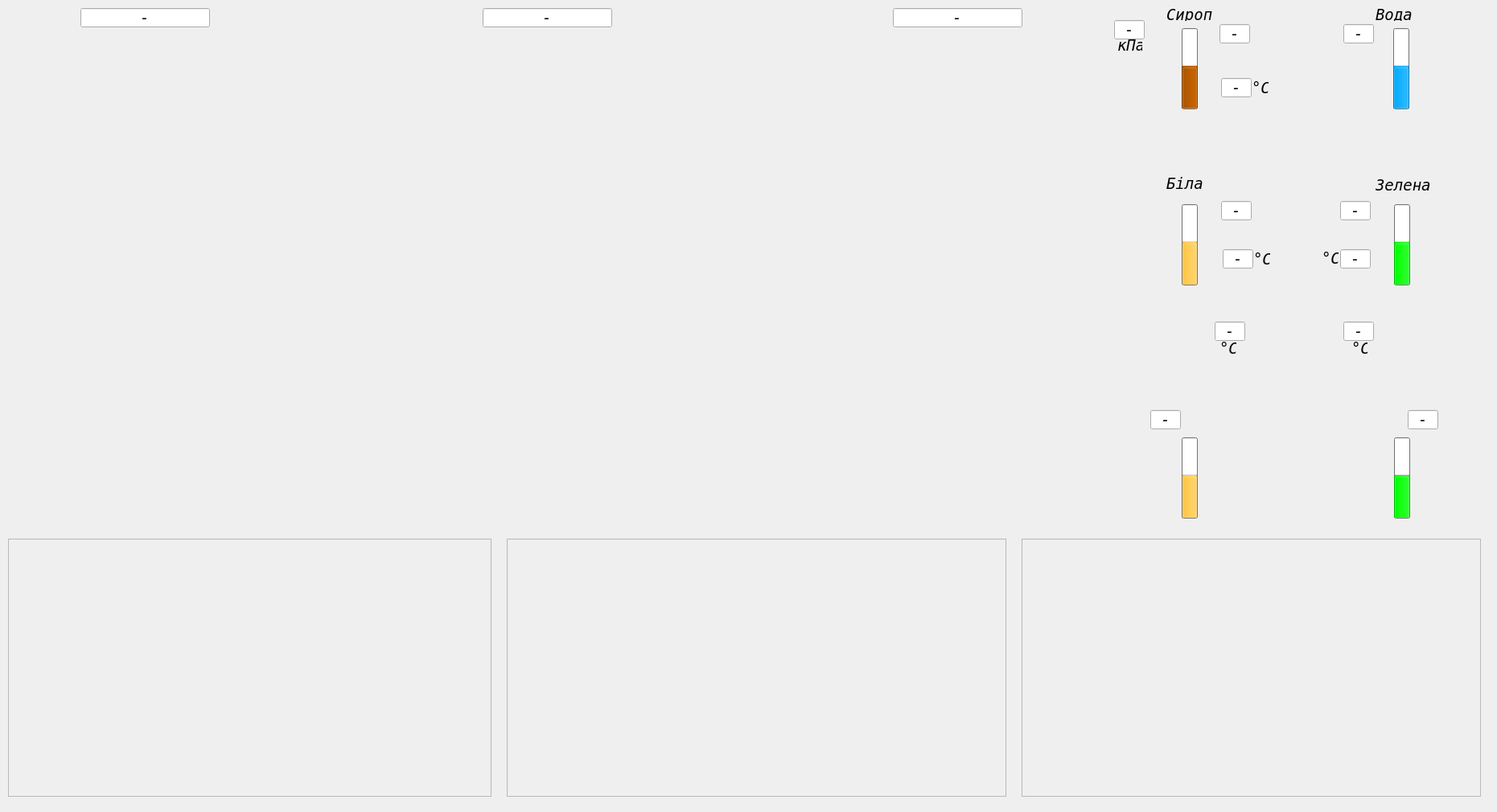
<?xml version="1.0" encoding="UTF-8"?>
<ui version="4.0">
 <class>aPmnemo</class>
 <widget class="QWidget" name="aPmnemo">
  <property name="geometry">
   <rect>
    <x>0</x>
    <y>0</y>
    <width>1861</width>
    <height>1010</height>
   </rect>
  </property>
  <property name="sizePolicy">
   <sizepolicy hsizetype="Minimum" vsizetype="Minimum">
    <horstretch>0</horstretch>
    <verstretch>0</verstretch>
   </sizepolicy>
  </property>
  <property name="minimumSize">
   <size>
    <width>1215</width>
    <height>600</height>
   </size>
  </property>
  <property name="font">
   <font>
    <pointsize>12</pointsize>
   </font>
  </property>
  <property name="windowTitle">
   <string>mnemo</string>
  </property>
  <property name="styleSheet">
   <string notr="true"/>
  </property>
  <widget class="QFrame" name="frame_1">
   <property name="geometry">
    <rect>
     <x>10</x>
     <y>670</y>
     <width>601</width>
     <height>321</height>
    </rect>
   </property>
   <property name="font">
    <font>
     <pointsize>8</pointsize>
    </font>
   </property>
   <property name="frameShape">
    <enum>QFrame::StyledPanel</enum>
   </property>
   <property name="frameShadow">
    <enum>QFrame::Raised</enum>
   </property>
  </widget>
  <widget class="QFrame" name="frame_2">
   <property name="geometry">
    <rect>
     <x>630</x>
     <y>670</y>
     <width>621</width>
     <height>321</height>
    </rect>
   </property>
   <property name="font">
    <font>
     <pointsize>8</pointsize>
    </font>
   </property>
   <property name="frameShape">
    <enum>QFrame::StyledPanel</enum>
   </property>
   <property name="frameShadow">
    <enum>QFrame::Raised</enum>
   </property>
  </widget>
  <widget class="QFrame" name="frame_3">
   <property name="geometry">
    <rect>
     <x>1270</x>
     <y>670</y>
     <width>571</width>
     <height>321</height>
    </rect>
   </property>
   <property name="font">
    <font>
     <pointsize>8</pointsize>
    </font>
   </property>
   <property name="frameShape">
    <enum>QFrame::StyledPanel</enum>
   </property>
   <property name="frameShadow">
    <enum>QFrame::Raised</enum>
   </property>
  </widget>
  <widget class="QWidget" name="wMnemo" native="true">
   <property name="geometry">
    <rect>
     <x>-20</x>
     <y>0</y>
     <width>1821</width>
     <height>651</height>
    </rect>
   </property>
   <property name="font">
    <font>
     <pointsize>8</pointsize>
    </font>
   </property>
   <property name="styleSheet">
    <string notr="true">#wMnemo
{
	background-image: url(:/mnemo/mnemo.svg);
}</string>
   </property>
   <widget class="QFrame" name="ap_1">
    <property name="geometry">
     <rect>
      <x>20</x>
      <y>40</y>
      <width>450</width>
      <height>600</height>
     </rect>
    </property>
    <property name="font">
     <font>
      <pointsize>8</pointsize>
     </font>
    </property>
    <property name="frameShape">
     <enum>QFrame::NoFrame</enum>
    </property>
    <property name="frameShadow">
     <enum>QFrame::Raised</enum>
    </property>
   </widget>
   <widget class="QFrame" name="ap_2">
    <property name="geometry">
     <rect>
      <x>490</x>
      <y>40</y>
      <width>450</width>
      <height>600</height>
     </rect>
    </property>
    <property name="font">
     <font>
      <pointsize>8</pointsize>
     </font>
    </property>
    <property name="frameShape">
     <enum>QFrame::NoFrame</enum>
    </property>
    <property name="frameShadow">
     <enum>QFrame::Raised</enum>
    </property>
   </widget>
   <widget class="QFrame" name="ap_3">
    <property name="geometry">
     <rect>
      <x>950</x>
      <y>40</y>
      <width>450</width>
      <height>600</height>
     </rect>
    </property>
    <property name="font">
     <font>
      <pointsize>8</pointsize>
     </font>
    </property>
    <property name="frameShape">
     <enum>QFrame::NoFrame</enum>
    </property>
    <property name="frameShadow">
     <enum>QFrame::Raised</enum>
    </property>
   </widget>
   <widget class="QLineEdit" name="le_State_3">
    <property name="geometry">
     <rect>
      <x>1130</x>
      <y>10</y>
      <width>161</width>
      <height>24</height>
     </rect>
    </property>
    <property name="font">
     <font>
      <family>DejaVu Sans Mono</family>
      <pointsize>14</pointsize>
      <weight>50</weight>
      <italic>true</italic>
      <bold>false</bold>
     </font>
    </property>
    <property name="text">
     <string>-</string>
    </property>
    <property name="alignment">
     <set>Qt::AlignCenter</set>
    </property>
    <property name="readOnly">
     <bool>true</bool>
    </property>
   </widget>
   <widget class="QLineEdit" name="le_State_2">
    <property name="geometry">
     <rect>
      <x>620</x>
      <y>10</y>
      <width>161</width>
      <height>24</height>
     </rect>
    </property>
    <property name="font">
     <font>
      <family>DejaVu Sans Mono</family>
      <pointsize>14</pointsize>
      <weight>50</weight>
      <italic>true</italic>
      <bold>false</bold>
     </font>
    </property>
    <property name="text">
     <string>-</string>
    </property>
    <property name="alignment">
     <set>Qt::AlignCenter</set>
    </property>
    <property name="readOnly">
     <bool>true</bool>
    </property>
   </widget>
   <widget class="QLineEdit" name="le_State_1">
    <property name="geometry">
     <rect>
      <x>120</x>
      <y>10</y>
      <width>161</width>
      <height>24</height>
     </rect>
    </property>
    <property name="font">
     <font>
      <family>DejaVu Sans Mono</family>
      <pointsize>14</pointsize>
      <weight>50</weight>
      <italic>true</italic>
      <bold>false</bold>
     </font>
    </property>
    <property name="text">
     <string>-</string>
    </property>
    <property name="alignment">
     <set>Qt::AlignCenter</set>
    </property>
    <property name="readOnly">
     <bool>true</bool>
    </property>
   </widget>
   <widget class="QProgressBar" name="s_pV0014">
    <property name="geometry">
     <rect>
      <x>1489</x>
      <y>544</y>
      <width>20</width>
      <height>101</height>
     </rect>
    </property>
    <property name="palette">
     <palette>
      <active>
       <colorrole role="Base">
        <brush brushstyle="SolidPattern">
         <color alpha="255">
          <red>255</red>
          <green>255</green>
          <blue>255</blue>
         </color>
        </brush>
       </colorrole>
       <colorrole role="Window">
        <brush brushstyle="SolidPattern">
         <color alpha="255">
          <red>160</red>
          <green>160</green>
          <blue>160</blue>
         </color>
        </brush>
       </colorrole>
       <colorrole role="Highlight">
        <brush brushstyle="SolidPattern">
         <color alpha="255">
          <red>255</red>
          <green>198</green>
          <blue>64</blue>
         </color>
        </brush>
       </colorrole>
      </active>
      <inactive>
       <colorrole role="Base">
        <brush brushstyle="SolidPattern">
         <color alpha="255">
          <red>255</red>
          <green>255</green>
          <blue>255</blue>
         </color>
        </brush>
       </colorrole>
       <colorrole role="Window">
        <brush brushstyle="SolidPattern">
         <color alpha="255">
          <red>160</red>
          <green>160</green>
          <blue>160</blue>
         </color>
        </brush>
       </colorrole>
       <colorrole role="Highlight">
        <brush brushstyle="SolidPattern">
         <color alpha="255">
          <red>255</red>
          <green>198</green>
          <blue>64</blue>
         </color>
        </brush>
       </colorrole>
      </inactive>
      <disabled>
       <colorrole role="Base">
        <brush brushstyle="SolidPattern">
         <color alpha="255">
          <red>160</red>
          <green>160</green>
          <blue>160</blue>
         </color>
        </brush>
       </colorrole>
       <colorrole role="Window">
        <brush brushstyle="SolidPattern">
         <color alpha="255">
          <red>160</red>
          <green>160</green>
          <blue>160</blue>
         </color>
        </brush>
       </colorrole>
       <colorrole role="Highlight">
        <brush brushstyle="SolidPattern">
         <color alpha="255">
          <red>214</red>
          <green>213</green>
          <blue>211</blue>
         </color>
        </brush>
       </colorrole>
      </disabled>
     </palette>
    </property>
    <property name="font">
     <font>
      <pointsize>8</pointsize>
     </font>
    </property>
    <property name="toolTip">
     <string>Рівень у збірнику
нефільтр. соку 
контр. фільтрації</string>
    </property>
    <property name="maximum">
     <number>100</number>
    </property>
    <property name="value">
     <number>50</number>
    </property>
    <property name="textVisible">
     <bool>false</bool>
    </property>
    <property name="orientation">
     <enum>Qt::Vertical</enum>
    </property>
    <property name="invertedAppearance">
     <bool>false</bool>
    </property>
   </widget>
   <widget class="QLineEdit" name="s_V0014">
    <property name="geometry">
     <rect>
      <x>1450</x>
      <y>510</y>
      <width>38</width>
      <height>24</height>
     </rect>
    </property>
    <property name="font">
     <font>
      <family>DejaVu Sans Mono</family>
      <pointsize>14</pointsize>
      <weight>50</weight>
      <italic>true</italic>
      <bold>false</bold>
     </font>
    </property>
    <property name="text">
     <string>-</string>
    </property>
    <property name="alignment">
     <set>Qt::AlignCenter</set>
    </property>
    <property name="readOnly">
     <bool>true</bool>
    </property>
   </widget>
   <widget class="QProgressBar" name="s_pV0015">
    <property name="geometry">
     <rect>
      <x>1753</x>
      <y>544</y>
      <width>20</width>
      <height>101</height>
     </rect>
    </property>
    <property name="palette">
     <palette>
      <active>
       <colorrole role="Base">
        <brush brushstyle="SolidPattern">
         <color alpha="255">
          <red>255</red>
          <green>255</green>
          <blue>255</blue>
         </color>
        </brush>
       </colorrole>
       <colorrole role="Window">
        <brush brushstyle="SolidPattern">
         <color alpha="255">
          <red>160</red>
          <green>160</green>
          <blue>160</blue>
         </color>
        </brush>
       </colorrole>
       <colorrole role="Highlight">
        <brush brushstyle="SolidPattern">
         <color alpha="255">
          <red>0</red>
          <green>255</green>
          <blue>0</blue>
         </color>
        </brush>
       </colorrole>
      </active>
      <inactive>
       <colorrole role="Base">
        <brush brushstyle="SolidPattern">
         <color alpha="255">
          <red>255</red>
          <green>255</green>
          <blue>255</blue>
         </color>
        </brush>
       </colorrole>
       <colorrole role="Window">
        <brush brushstyle="SolidPattern">
         <color alpha="255">
          <red>160</red>
          <green>160</green>
          <blue>160</blue>
         </color>
        </brush>
       </colorrole>
       <colorrole role="Highlight">
        <brush brushstyle="SolidPattern">
         <color alpha="255">
          <red>0</red>
          <green>255</green>
          <blue>0</blue>
         </color>
        </brush>
       </colorrole>
      </inactive>
      <disabled>
       <colorrole role="Base">
        <brush brushstyle="SolidPattern">
         <color alpha="255">
          <red>160</red>
          <green>160</green>
          <blue>160</blue>
         </color>
        </brush>
       </colorrole>
       <colorrole role="Window">
        <brush brushstyle="SolidPattern">
         <color alpha="255">
          <red>160</red>
          <green>160</green>
          <blue>160</blue>
         </color>
        </brush>
       </colorrole>
       <colorrole role="Highlight">
        <brush brushstyle="SolidPattern">
         <color alpha="255">
          <red>214</red>
          <green>213</green>
          <blue>211</blue>
         </color>
        </brush>
       </colorrole>
      </disabled>
     </palette>
    </property>
    <property name="font">
     <font>
      <pointsize>8</pointsize>
     </font>
    </property>
    <property name="toolTip">
     <string>Рівень у збірнику
нефільтр. соку 
контр. фільтрації</string>
    </property>
    <property name="maximum">
     <number>100</number>
    </property>
    <property name="value">
     <number>50</number>
    </property>
    <property name="textVisible">
     <bool>false</bool>
    </property>
    <property name="orientation">
     <enum>Qt::Vertical</enum>
    </property>
    <property name="invertedAppearance">
     <bool>false</bool>
    </property>
   </widget>
   <widget class="QLineEdit" name="s_V0015">
    <property name="geometry">
     <rect>
      <x>1770</x>
      <y>510</y>
      <width>38</width>
      <height>24</height>
     </rect>
    </property>
    <property name="font">
     <font>
      <family>DejaVu Sans Mono</family>
      <pointsize>14</pointsize>
      <weight>50</weight>
      <italic>true</italic>
      <bold>false</bold>
     </font>
    </property>
    <property name="text">
     <string>-</string>
    </property>
    <property name="alignment">
     <set>Qt::AlignCenter</set>
    </property>
    <property name="readOnly">
     <bool>true</bool>
    </property>
   </widget>
   <widget class="QLineEdit" name="s_V0002">
    <property name="geometry">
     <rect>
      <x>1536</x>
      <y>30</y>
      <width>38</width>
      <height>24</height>
     </rect>
    </property>
    <property name="font">
     <font>
      <family>DejaVu Sans Mono</family>
      <pointsize>14</pointsize>
      <weight>50</weight>
      <italic>true</italic>
      <bold>false</bold>
     </font>
    </property>
    <property name="text">
     <string>-</string>
    </property>
    <property name="alignment">
     <set>Qt::AlignCenter</set>
    </property>
    <property name="readOnly">
     <bool>true</bool>
    </property>
   </widget>
   <widget class="QProgressBar" name="s_pV0002">
    <property name="geometry">
     <rect>
      <x>1489</x>
      <y>35</y>
      <width>20</width>
      <height>101</height>
     </rect>
    </property>
    <property name="palette">
     <palette>
      <active>
       <colorrole role="Base">
        <brush brushstyle="SolidPattern">
         <color alpha="255">
          <red>255</red>
          <green>255</green>
          <blue>255</blue>
         </color>
        </brush>
       </colorrole>
       <colorrole role="Window">
        <brush brushstyle="SolidPattern">
         <color alpha="255">
          <red>160</red>
          <green>160</green>
          <blue>160</blue>
         </color>
        </brush>
       </colorrole>
       <colorrole role="Highlight">
        <brush brushstyle="SolidPattern">
         <color alpha="255">
          <red>170</red>
          <green>85</green>
          <blue>0</blue>
         </color>
        </brush>
       </colorrole>
      </active>
      <inactive>
       <colorrole role="Base">
        <brush brushstyle="SolidPattern">
         <color alpha="255">
          <red>255</red>
          <green>255</green>
          <blue>255</blue>
         </color>
        </brush>
       </colorrole>
       <colorrole role="Window">
        <brush brushstyle="SolidPattern">
         <color alpha="255">
          <red>160</red>
          <green>160</green>
          <blue>160</blue>
         </color>
        </brush>
       </colorrole>
       <colorrole role="Highlight">
        <brush brushstyle="SolidPattern">
         <color alpha="255">
          <red>170</red>
          <green>85</green>
          <blue>0</blue>
         </color>
        </brush>
       </colorrole>
      </inactive>
      <disabled>
       <colorrole role="Base">
        <brush brushstyle="SolidPattern">
         <color alpha="255">
          <red>160</red>
          <green>160</green>
          <blue>160</blue>
         </color>
        </brush>
       </colorrole>
       <colorrole role="Window">
        <brush brushstyle="SolidPattern">
         <color alpha="255">
          <red>160</red>
          <green>160</green>
          <blue>160</blue>
         </color>
        </brush>
       </colorrole>
       <colorrole role="Highlight">
        <brush brushstyle="SolidPattern">
         <color alpha="255">
          <red>214</red>
          <green>213</green>
          <blue>211</blue>
         </color>
        </brush>
       </colorrole>
      </disabled>
     </palette>
    </property>
    <property name="font">
     <font>
      <pointsize>8</pointsize>
     </font>
    </property>
    <property name="toolTip">
     <string>Рівень у збірнику
нефільтр. соку 
контр. фільтрації</string>
    </property>
    <property name="maximum">
     <number>100</number>
    </property>
    <property name="value">
     <number>50</number>
    </property>
    <property name="textVisible">
     <bool>false</bool>
    </property>
    <property name="orientation">
     <enum>Qt::Vertical</enum>
    </property>
    <property name="invertedAppearance">
     <bool>false</bool>
    </property>
   </widget>
   <widget class="QLabel" name="label">
    <property name="geometry">
     <rect>
      <x>1470</x>
      <y>10</y>
      <width>71</width>
      <height>16</height>
     </rect>
    </property>
    <property name="font">
     <font>
      <family>DejaVu Sans Mono</family>
      <pointsize>14</pointsize>
      <weight>50</weight>
      <italic>true</italic>
      <bold>false</bold>
     </font>
    </property>
    <property name="text">
     <string>Сироп</string>
    </property>
   </widget>
   <widget class="QLabel" name="label_2">
    <property name="geometry">
     <rect>
      <x>1470</x>
      <y>220</y>
      <width>51</width>
      <height>16</height>
     </rect>
    </property>
    <property name="font">
     <font>
      <family>DejaVu Sans Mono</family>
      <pointsize>14</pointsize>
      <weight>50</weight>
      <italic>true</italic>
      <bold>false</bold>
     </font>
    </property>
    <property name="text">
     <string>Біла</string>
    </property>
   </widget>
   <widget class="QLabel" name="label_3">
    <property name="geometry">
     <rect>
      <x>1730</x>
      <y>220</y>
      <width>81</width>
      <height>20</height>
     </rect>
    </property>
    <property name="font">
     <font>
      <family>DejaVu Sans Mono</family>
      <pointsize>14</pointsize>
      <weight>50</weight>
      <italic>true</italic>
      <bold>false</bold>
     </font>
    </property>
    <property name="text">
     <string>Зелена</string>
    </property>
   </widget>
   <widget class="QLineEdit" name="s_V0004">
    <property name="geometry">
     <rect>
      <x>1538</x>
      <y>250</y>
      <width>38</width>
      <height>24</height>
     </rect>
    </property>
    <property name="font">
     <font>
      <family>DejaVu Sans Mono</family>
      <pointsize>14</pointsize>
      <weight>50</weight>
      <italic>true</italic>
      <bold>false</bold>
     </font>
    </property>
    <property name="text">
     <string>-</string>
    </property>
    <property name="alignment">
     <set>Qt::AlignCenter</set>
    </property>
    <property name="readOnly">
     <bool>true</bool>
    </property>
   </widget>
   <widget class="QProgressBar" name="s_pV0004">
    <property name="geometry">
     <rect>
      <x>1489</x>
      <y>254</y>
      <width>20</width>
      <height>101</height>
     </rect>
    </property>
    <property name="palette">
     <palette>
      <active>
       <colorrole role="Base">
        <brush brushstyle="SolidPattern">
         <color alpha="255">
          <red>255</red>
          <green>255</green>
          <blue>255</blue>
         </color>
        </brush>
       </colorrole>
       <colorrole role="Window">
        <brush brushstyle="SolidPattern">
         <color alpha="255">
          <red>160</red>
          <green>160</green>
          <blue>160</blue>
         </color>
        </brush>
       </colorrole>
       <colorrole role="Highlight">
        <brush brushstyle="SolidPattern">
         <color alpha="255">
          <red>255</red>
          <green>198</green>
          <blue>64</blue>
         </color>
        </brush>
       </colorrole>
      </active>
      <inactive>
       <colorrole role="Base">
        <brush brushstyle="SolidPattern">
         <color alpha="255">
          <red>255</red>
          <green>255</green>
          <blue>255</blue>
         </color>
        </brush>
       </colorrole>
       <colorrole role="Window">
        <brush brushstyle="SolidPattern">
         <color alpha="255">
          <red>160</red>
          <green>160</green>
          <blue>160</blue>
         </color>
        </brush>
       </colorrole>
       <colorrole role="Highlight">
        <brush brushstyle="SolidPattern">
         <color alpha="255">
          <red>255</red>
          <green>198</green>
          <blue>64</blue>
         </color>
        </brush>
       </colorrole>
      </inactive>
      <disabled>
       <colorrole role="Base">
        <brush brushstyle="SolidPattern">
         <color alpha="255">
          <red>160</red>
          <green>160</green>
          <blue>160</blue>
         </color>
        </brush>
       </colorrole>
       <colorrole role="Window">
        <brush brushstyle="SolidPattern">
         <color alpha="255">
          <red>160</red>
          <green>160</green>
          <blue>160</blue>
         </color>
        </brush>
       </colorrole>
       <colorrole role="Highlight">
        <brush brushstyle="SolidPattern">
         <color alpha="255">
          <red>214</red>
          <green>213</green>
          <blue>211</blue>
         </color>
        </brush>
       </colorrole>
      </disabled>
     </palette>
    </property>
    <property name="font">
     <font>
      <pointsize>8</pointsize>
     </font>
    </property>
    <property name="toolTip">
     <string>Рівень у збірнику
нефільтр. соку 
контр. фільтрації</string>
    </property>
    <property name="maximum">
     <number>100</number>
    </property>
    <property name="value">
     <number>50</number>
    </property>
    <property name="textVisible">
     <bool>false</bool>
    </property>
    <property name="orientation">
     <enum>Qt::Vertical</enum>
    </property>
    <property name="invertedAppearance">
     <bool>false</bool>
    </property>
   </widget>
   <widget class="QLineEdit" name="s_V0003">
    <property name="geometry">
     <rect>
      <x>1686</x>
      <y>250</y>
      <width>38</width>
      <height>24</height>
     </rect>
    </property>
    <property name="font">
     <font>
      <family>DejaVu Sans Mono</family>
      <pointsize>14</pointsize>
      <weight>50</weight>
      <italic>true</italic>
      <bold>false</bold>
     </font>
    </property>
    <property name="text">
     <string>-</string>
    </property>
    <property name="alignment">
     <set>Qt::AlignCenter</set>
    </property>
    <property name="readOnly">
     <bool>true</bool>
    </property>
   </widget>
   <widget class="QProgressBar" name="s_pV0003">
    <property name="geometry">
     <rect>
      <x>1753</x>
      <y>254</y>
      <width>20</width>
      <height>101</height>
     </rect>
    </property>
    <property name="palette">
     <palette>
      <active>
       <colorrole role="Base">
        <brush brushstyle="SolidPattern">
         <color alpha="255">
          <red>255</red>
          <green>255</green>
          <blue>255</blue>
         </color>
        </brush>
       </colorrole>
       <colorrole role="Window">
        <brush brushstyle="SolidPattern">
         <color alpha="255">
          <red>160</red>
          <green>160</green>
          <blue>160</blue>
         </color>
        </brush>
       </colorrole>
       <colorrole role="Highlight">
        <brush brushstyle="SolidPattern">
         <color alpha="255">
          <red>0</red>
          <green>255</green>
          <blue>0</blue>
         </color>
        </brush>
       </colorrole>
      </active>
      <inactive>
       <colorrole role="Base">
        <brush brushstyle="SolidPattern">
         <color alpha="255">
          <red>255</red>
          <green>255</green>
          <blue>255</blue>
         </color>
        </brush>
       </colorrole>
       <colorrole role="Window">
        <brush brushstyle="SolidPattern">
         <color alpha="255">
          <red>160</red>
          <green>160</green>
          <blue>160</blue>
         </color>
        </brush>
       </colorrole>
       <colorrole role="Highlight">
        <brush brushstyle="SolidPattern">
         <color alpha="255">
          <red>0</red>
          <green>255</green>
          <blue>0</blue>
         </color>
        </brush>
       </colorrole>
      </inactive>
      <disabled>
       <colorrole role="Base">
        <brush brushstyle="SolidPattern">
         <color alpha="255">
          <red>160</red>
          <green>160</green>
          <blue>160</blue>
         </color>
        </brush>
       </colorrole>
       <colorrole role="Window">
        <brush brushstyle="SolidPattern">
         <color alpha="255">
          <red>160</red>
          <green>160</green>
          <blue>160</blue>
         </color>
        </brush>
       </colorrole>
       <colorrole role="Highlight">
        <brush brushstyle="SolidPattern">
         <color alpha="255">
          <red>214</red>
          <green>213</green>
          <blue>211</blue>
         </color>
        </brush>
       </colorrole>
      </disabled>
     </palette>
    </property>
    <property name="font">
     <font>
      <pointsize>8</pointsize>
     </font>
    </property>
    <property name="toolTip">
     <string>Рівень у збірнику
нефільтр. соку 
контр. фільтрації</string>
    </property>
    <property name="maximum">
     <number>100</number>
    </property>
    <property name="value">
     <number>50</number>
    </property>
    <property name="textVisible">
     <bool>false</bool>
    </property>
    <property name="orientation">
     <enum>Qt::Vertical</enum>
    </property>
    <property name="invertedAppearance">
     <bool>false</bool>
    </property>
   </widget>
   <widget class="QLabel" name="label_4">
    <property name="geometry">
     <rect>
      <x>1730</x>
      <y>10</y>
      <width>51</width>
      <height>16</height>
     </rect>
    </property>
    <property name="font">
     <font>
      <family>DejaVu Sans Mono</family>
      <pointsize>14</pointsize>
      <weight>50</weight>
      <italic>true</italic>
      <bold>false</bold>
     </font>
    </property>
    <property name="text">
     <string>Вода</string>
    </property>
   </widget>
   <widget class="QLineEdit" name="s_V0005">
    <property name="geometry">
     <rect>
      <x>1690</x>
      <y>30</y>
      <width>38</width>
      <height>24</height>
     </rect>
    </property>
    <property name="font">
     <font>
      <family>DejaVu Sans Mono</family>
      <pointsize>14</pointsize>
      <weight>50</weight>
      <italic>true</italic>
      <bold>false</bold>
     </font>
    </property>
    <property name="text">
     <string>-</string>
    </property>
    <property name="alignment">
     <set>Qt::AlignCenter</set>
    </property>
    <property name="readOnly">
     <bool>true</bool>
    </property>
   </widget>
   <widget class="QProgressBar" name="s_pV0005">
    <property name="geometry">
     <rect>
      <x>1752</x>
      <y>35</y>
      <width>20</width>
      <height>101</height>
     </rect>
    </property>
    <property name="palette">
     <palette>
      <active>
       <colorrole role="Base">
        <brush brushstyle="SolidPattern">
         <color alpha="255">
          <red>255</red>
          <green>255</green>
          <blue>255</blue>
         </color>
        </brush>
       </colorrole>
       <colorrole role="Window">
        <brush brushstyle="SolidPattern">
         <color alpha="255">
          <red>160</red>
          <green>160</green>
          <blue>160</blue>
         </color>
        </brush>
       </colorrole>
       <colorrole role="Highlight">
        <brush brushstyle="SolidPattern">
         <color alpha="255">
          <red>0</red>
          <green>170</green>
          <blue>255</blue>
         </color>
        </brush>
       </colorrole>
      </active>
      <inactive>
       <colorrole role="Base">
        <brush brushstyle="SolidPattern">
         <color alpha="255">
          <red>255</red>
          <green>255</green>
          <blue>255</blue>
         </color>
        </brush>
       </colorrole>
       <colorrole role="Window">
        <brush brushstyle="SolidPattern">
         <color alpha="255">
          <red>160</red>
          <green>160</green>
          <blue>160</blue>
         </color>
        </brush>
       </colorrole>
       <colorrole role="Highlight">
        <brush brushstyle="SolidPattern">
         <color alpha="255">
          <red>0</red>
          <green>170</green>
          <blue>255</blue>
         </color>
        </brush>
       </colorrole>
      </inactive>
      <disabled>
       <colorrole role="Base">
        <brush brushstyle="SolidPattern">
         <color alpha="255">
          <red>160</red>
          <green>160</green>
          <blue>160</blue>
         </color>
        </brush>
       </colorrole>
       <colorrole role="Window">
        <brush brushstyle="SolidPattern">
         <color alpha="255">
          <red>160</red>
          <green>160</green>
          <blue>160</blue>
         </color>
        </brush>
       </colorrole>
       <colorrole role="Highlight">
        <brush brushstyle="SolidPattern">
         <color alpha="255">
          <red>214</red>
          <green>213</green>
          <blue>211</blue>
         </color>
        </brush>
       </colorrole>
      </disabled>
     </palette>
    </property>
    <property name="font">
     <font>
      <pointsize>8</pointsize>
     </font>
    </property>
    <property name="toolTip">
     <string>Рівень у збірнику
нефільтр. соку 
контр. фільтрації</string>
    </property>
    <property name="maximum">
     <number>100</number>
    </property>
    <property name="value">
     <number>50</number>
    </property>
    <property name="textVisible">
     <bool>false</bool>
    </property>
    <property name="orientation">
     <enum>Qt::Vertical</enum>
    </property>
    <property name="invertedAppearance">
     <bool>false</bool>
    </property>
   </widget>
   <widget class="QLineEdit" name="s_V0017">
    <property name="geometry">
     <rect>
      <x>1530</x>
      <y>400</y>
      <width>38</width>
      <height>24</height>
     </rect>
    </property>
    <property name="font">
     <font>
      <family>DejaVu Sans Mono</family>
      <pointsize>14</pointsize>
      <weight>50</weight>
      <italic>true</italic>
      <bold>false</bold>
     </font>
    </property>
    <property name="text">
     <string>-</string>
    </property>
    <property name="alignment">
     <set>Qt::AlignCenter</set>
    </property>
    <property name="readOnly">
     <bool>true</bool>
    </property>
   </widget>
   <widget class="QLineEdit" name="s_V0016">
    <property name="geometry">
     <rect>
      <x>1690</x>
      <y>400</y>
      <width>38</width>
      <height>24</height>
     </rect>
    </property>
    <property name="font">
     <font>
      <family>DejaVu Sans Mono</family>
      <pointsize>14</pointsize>
      <weight>50</weight>
      <italic>true</italic>
      <bold>false</bold>
     </font>
    </property>
    <property name="text">
     <string>-</string>
    </property>
    <property name="alignment">
     <set>Qt::AlignCenter</set>
    </property>
    <property name="readOnly">
     <bool>true</bool>
    </property>
   </widget>
   <widget class="QLineEdit" name="s_V0006">
    <property name="geometry">
     <rect>
      <x>1538</x>
      <y>97</y>
      <width>38</width>
      <height>24</height>
     </rect>
    </property>
    <property name="font">
     <font>
      <family>DejaVu Sans Mono</family>
      <pointsize>14</pointsize>
      <weight>50</weight>
      <italic>true</italic>
      <bold>false</bold>
     </font>
    </property>
    <property name="text">
     <string>-</string>
    </property>
    <property name="alignment">
     <set>Qt::AlignCenter</set>
    </property>
    <property name="readOnly">
     <bool>true</bool>
    </property>
   </widget>
   <widget class="QLineEdit" name="s_V0008">
    <property name="geometry">
     <rect>
      <x>1540</x>
      <y>310</y>
      <width>38</width>
      <height>24</height>
     </rect>
    </property>
    <property name="font">
     <font>
      <family>DejaVu Sans Mono</family>
      <pointsize>14</pointsize>
      <weight>50</weight>
      <italic>true</italic>
      <bold>false</bold>
     </font>
    </property>
    <property name="text">
     <string>-</string>
    </property>
    <property name="alignment">
     <set>Qt::AlignCenter</set>
    </property>
    <property name="readOnly">
     <bool>true</bool>
    </property>
   </widget>
   <widget class="QLineEdit" name="s_V0007">
    <property name="geometry">
     <rect>
      <x>1686</x>
      <y>310</y>
      <width>38</width>
      <height>24</height>
     </rect>
    </property>
    <property name="font">
     <font>
      <family>DejaVu Sans Mono</family>
      <pointsize>14</pointsize>
      <weight>50</weight>
      <italic>true</italic>
      <bold>false</bold>
     </font>
    </property>
    <property name="text">
     <string>-</string>
    </property>
    <property name="alignment">
     <set>Qt::AlignCenter</set>
    </property>
    <property name="readOnly">
     <bool>true</bool>
    </property>
   </widget>
   <widget class="QLabel" name="label_44">
    <property name="geometry">
     <rect>
      <x>1578</x>
      <y>314</y>
      <width>21</width>
      <height>16</height>
     </rect>
    </property>
    <property name="font">
     <font>
      <family>DejaVu Sans Mono</family>
      <pointsize>14</pointsize>
      <weight>50</weight>
      <italic>true</italic>
      <bold>false</bold>
     </font>
    </property>
    <property name="text">
     <string>°С</string>
    </property>
   </widget>
   <widget class="QLabel" name="label_45">
    <property name="geometry">
     <rect>
      <x>1663</x>
      <y>311</y>
      <width>21</width>
      <height>20</height>
     </rect>
    </property>
    <property name="font">
     <font>
      <family>DejaVu Sans Mono</family>
      <pointsize>14</pointsize>
      <weight>50</weight>
      <italic>true</italic>
      <bold>false</bold>
     </font>
    </property>
    <property name="text">
     <string>°С</string>
    </property>
   </widget>
   <widget class="QLabel" name="label_46">
    <property name="geometry">
     <rect>
      <x>1576</x>
      <y>101</y>
      <width>21</width>
      <height>16</height>
     </rect>
    </property>
    <property name="font">
     <font>
      <family>DejaVu Sans Mono</family>
      <pointsize>14</pointsize>
      <weight>50</weight>
      <italic>true</italic>
      <bold>false</bold>
     </font>
    </property>
    <property name="text">
     <string>°С</string>
    </property>
   </widget>
   <widget class="QLabel" name="label_47">
    <property name="geometry">
     <rect>
      <x>1536</x>
      <y>423</y>
      <width>21</width>
      <height>20</height>
     </rect>
    </property>
    <property name="font">
     <font>
      <family>DejaVu Sans Mono</family>
      <pointsize>14</pointsize>
      <weight>50</weight>
      <italic>true</italic>
      <bold>false</bold>
     </font>
    </property>
    <property name="text">
     <string>°С</string>
    </property>
   </widget>
   <widget class="QLabel" name="label_48">
    <property name="geometry">
     <rect>
      <x>1700</x>
      <y>423</y>
      <width>20</width>
      <height>20</height>
     </rect>
    </property>
    <property name="font">
     <font>
      <family>DejaVu Sans Mono</family>
      <pointsize>14</pointsize>
      <weight>50</weight>
      <italic>true</italic>
      <bold>false</bold>
     </font>
    </property>
    <property name="text">
     <string>°С</string>
    </property>
   </widget>
   <widget class="QLineEdit" name="s_V0009">
    <property name="geometry">
     <rect>
      <x>1405</x>
      <y>25</y>
      <width>38</width>
      <height>24</height>
     </rect>
    </property>
    <property name="font">
     <font>
      <family>DejaVu Sans Mono</family>
      <pointsize>14</pointsize>
      <weight>50</weight>
      <italic>true</italic>
      <bold>false</bold>
     </font>
    </property>
    <property name="text">
     <string>-</string>
    </property>
    <property name="alignment">
     <set>Qt::AlignCenter</set>
    </property>
    <property name="readOnly">
     <bool>true</bool>
    </property>
   </widget>
   <widget class="QLabel" name="label_5">
    <property name="geometry">
     <rect>
      <x>1409</x>
      <y>47</y>
      <width>31</width>
      <height>19</height>
     </rect>
    </property>
    <property name="font">
     <font>
      <family>DejaVu Sans Mono</family>
      <pointsize>14</pointsize>
      <weight>50</weight>
      <italic>true</italic>
      <bold>false</bold>
     </font>
    </property>
    <property name="text">
     <string>кПа</string>
    </property>
   </widget>
  </widget>
 </widget>
 <resources>
  <include location="../auscada.qrc"/>
 </resources>
 <connections/>
</ui>
